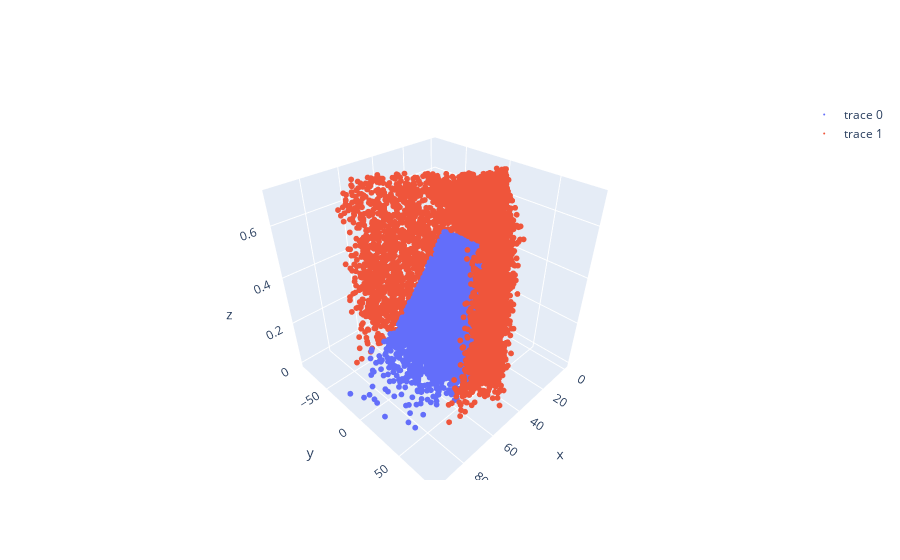

The cell this chart's notebook holds for it:
### Code cell
go.Figure([
    go.Scatter3d(x=simulate_swipe[:, 0], y=simulate_swipe[:, 1], z=simulate_swipe[:, 2], mode="markers", marker=dict(size=2)),
    go.Scatter3d(x=simulate_nonswipe[:, 0], y=simulate_nonswipe[:, 1], z=simulate_nonswipe[:, 2], mode="markers", marker=dict(size=2))
])

### Figure 1 — Plotly figure (JSON) as saved in the notebook; plotly's stock layout.template omitted (floating-point values rounded to 4 significant figures; data arrays with more than 128 entries replaced by an {"elided": "..."} marker saying what was removed)
{"data": [{"marker": {"size": 2}, "mode": "markers", "type": "scatter3d", "x": {"elided": "8155 float values"}, "y": {"elided": "8155 float values"}, "z": {"elided": "8155 float values"}}, {"marker": {"size": 2}, "mode": "markers", "type": "scatter3d", "x": {"elided": "11845 float values"}, "y": {"elided": "11845 float values"}, "z": {"elided": "11845 float values"}}], "layout": {}}
